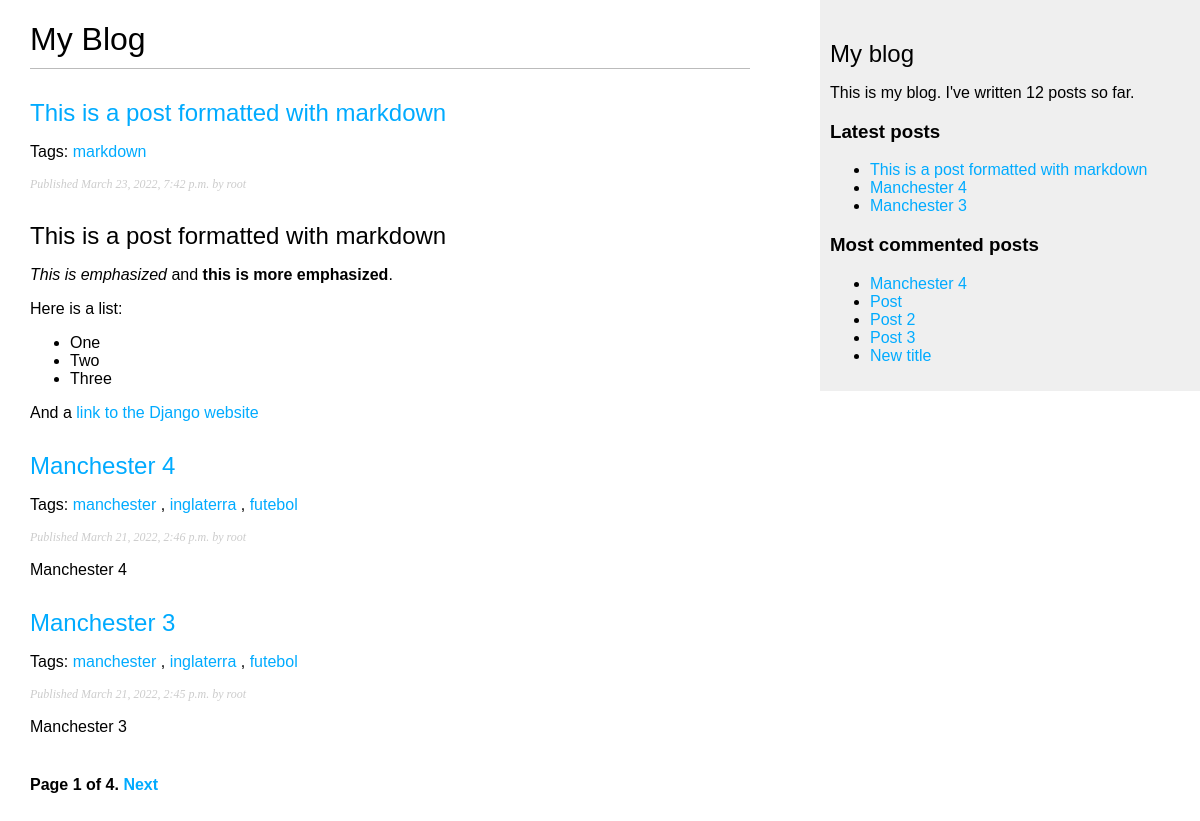
Screenshot of /blog/ with the database file from the repository.
### blog/models.py (models this page shows, shortened)
class Post(models.Model):
    STATUS_CHOICE = (
        ('draft', 'Draft'),
        ('published', 'Published')
    )
    title = models.CharField(max_length=250)
    slug = models.SlugField(max_length=250,
                            unique_for_date='publish')
    author = models.ForeignKey(User,
                               on_delete=models.CASCADE,
                               related_name='blog_posts')
    body = models.TextField()
    publish = models.DateTimeField(default=timezone.now)
    created = models.DateTimeField(auto_now_add=True)
    updated = models.DateTimeField(auto_now=True)
    status = models.CharField(max_length=10,
                              choices=STATUS_CHOICE,
                              default='draft')
    objects = models.Manager() # o gerenciador default
    published = PublishedManager() # o nosso gerenciador personalizado
    tags = TaggableManager()
    class Meta:
        ordering = ('-publish',)
    def get_absolute_url(self):
        return reverse('blog:post_detail', args=[self.publish.year, self.publish.month, self.publish.day, self.slug])

### blog/views.py (the view)
# urls.py: path('', views.post_list, name='post_list'),
def post_list(request, tag_slug=None):
    object_list = Post.published.all()
    tag = None
    if tag_slug:
        tag = get_object_or_404(Tag, slug=tag_slug)
        object_list = object_list.filter(tags__in=[tag])
    paginator = Paginator(object_list, 3) # três postagens em cada página
    page = request.GET.get('page')
    try:
        posts = paginator.page(page)
    except PageNotAnInteger:
        posts = paginator.page(1)
    except EmptyPage:
        posts = paginator.page(paginator.num_pages)
    return render(request, 'blog/post/list.html', {'page': page, 'posts': posts, 'tag': tag})

### blog/models.py (called while the page is built)
    def get_queryset(self):
        return super().get_queryset().filter(status='published')

### blog/templatetags/blog_tags.py (called while the page is built)
@register.simple_tag
def total_posts():
    return Post.published.count()

@register.inclusion_tag('blog/post/latest_posts.html')
def show_latest_posts(count=5):
    latest_posts = Post.published.order_by('-publish')[:count]
    return {'latest_posts': latest_posts}

@register.simple_tag
def get_most_commented_posts(count=5):
    return Post.published.annotate(
        total_comments=Count('comments')
    ).order_by('-total_comments')[:count]

@register.filter(name='markdown')
def markdown_format(text):
    return mark_safe(markdown.markdown(text))

### blog/templates/blog/post/list.html (shortened to what this page needs)
{% extends "blog/base.html" %}
{% load blog_tags %}
{% block content %}
    <h1>My Blog</h1>
    {% for post in posts %}
        <h2>
            <a href="{{ post.get_absolute_url }}">
                {{ post.title }}
            </a>
        </h2>
        <p class="tags">
            Tags:
            {% for tag in post.tags.all %}
                <a href="{% url "blog:post_list_by_tag" tag.slug %}">
                    {{ tag.name }}
                </a>
                {% if not forloop.last %}, {% endif %}
            {% endfor %}
        </p>
        <p class="date">
            Published {{ post.publish }} by {{ post.author }}
        </p>
        {{ post.body|markdown|truncatewords_html:30 }}
    {% endfor %}
    {% include "pagination.html" with page=posts %}
{% endblock %}

### blog/templates/blog/base.html (shortened to what this page needs)
{% load blog_tags %}
{% load static %}
<!DOCTYPE html>
<html>
    <head>
        <link href="{% static "css/blog.css" %}" rel="stylesheet">
    </head>
    <body>
        <div id="content">
            {% block content %}
            {% endblock %}
        </div>
        <div id="sidebar">
            <h2>My blog</h2>
            <p>This is my blog. I've written {% total_posts %} posts so far.</p>
            <h3>Latest posts</h3>
            {% show_latest_posts 3 %}
            <h3>Most commented posts</h3>
            {% get_most_commented_posts as most_commented_posts %}
            <ul>
                {% for post in most_commented_posts %}
                    <li>
                        <a href="{{ post.get_absolute_url }}">{{ post.title }}</a>
                    </li>
                {% endfor %}
            </ul>
        </div>
    </body>
</html>

### blog/templates/blog/post/latest_posts.html
<ul>
    {% for post in latest_posts %}
        <li>
            <a href="{{ post.get_absolute_url }}">{{ post.title }}</a>
        </li>
    {% endfor %}
</ul>

### blog/static/css/blog.css (style rules this page uses)
body { margin: 0; padding: 0; font-family: helvetica, sans-serif; }
a { color: #00abff; text-decoration: none; }
h1 { font-weight: normal; border-bottom: 1px solid #bbb; padding: 0 0 10px 0; }
h2 { font-weight: normal; margin: 30px 0 0; }
#content { float: left; width: 60%; padding: 0 0 0 30px; }
#sidebar { float: right; width: 30%; padding: 10px; background: #efefef; height: 100%; }
p.date { color: #ccc; font-family: georgia, serif; font-size: 12px; font-style: italic; }

### rows the page displays
Post: title "This is a post formatted with markdown", publish "March 23, 2022, 7:42 p.m.", author "root", body "This is a post formatted with markdown This is emphasized and this is more emphasized . Here is a list: One Two Three And a link to the Django website"
Tag: name "markdown"
Post: title "Manchester 4", publish "March 21, 2022, 2:46 p.m.", author "root", body "Manchester 4"
Tag: name "manchester"
Tag: name "inglaterra"
Tag: name "futebol"
Post: title "Manchester 3", publish "March 21, 2022, 2:45 p.m.", author "root", body "Manchester 3"
Post: title "Post"
Post: title "Post 2"
Post: title "Post 3"
Post: title "New title"

### other values shown
{{ page.number }} "1"
{{ page.paginator.num_pages }} "4"
